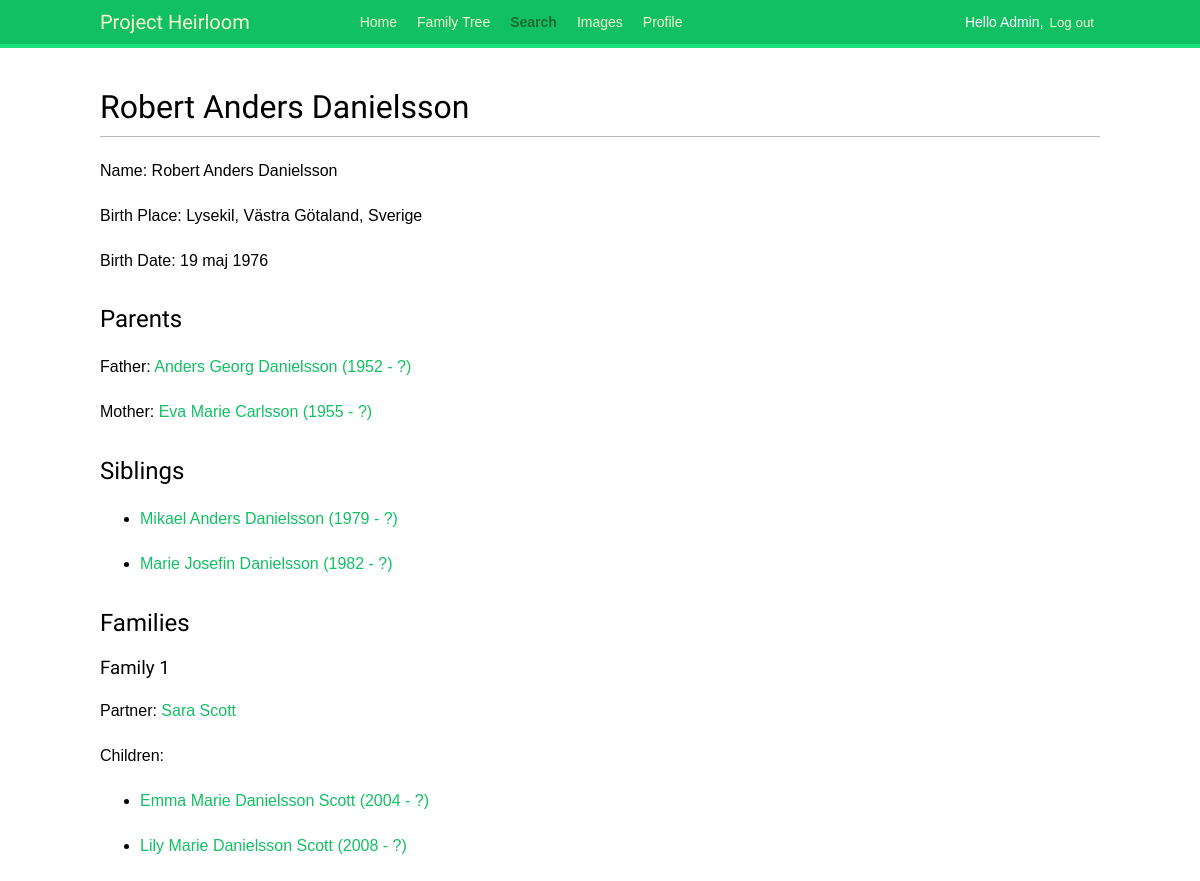
/genealogy/person/26783 (signed in), run on the app's committed database.
### genealogy/models.py (models this page shows)
class Individual(models.Model):
    SEX_CHOICES = (
        ("M", "Man"),
        ("F", "Kvinna"),
        ("U", "Unknown"),
    )
    indi_id = models.CharField(max_length=20, null=True, blank=True)
    tree = models.ForeignKey(Tree, on_delete=models.CASCADE)
    first_name = models.CharField(max_length=100, null=True, blank=True)
    last_name = models.CharField(max_length=100, null=True, blank=True)
    sex = models.CharField(max_length=10, choices=SEX_CHOICES, default="U")
    birth_date = models.CharField(max_length=100, null=True, blank=True)
    birth_place = models.CharField(max_length=100, null=True, blank=True)
    birth_year = models.PositiveSmallIntegerField(null=True, blank=True)
    death_date = models.CharField(max_length=100, null=True, blank=True)
    death_place = models.CharField(max_length=100, null=True, blank=True)
    death_cause = models.CharField(max_length=100, null=True, blank=True)
    death_year = models.PositiveSmallIntegerField(null=True, blank=True)
    alive = models.BooleanField(default=False)
    added = models.DateField(auto_now_add=True)
    last_updated = models.DateField(auto_now=True)
    class Meta:
        constraints = [
            models.UniqueConstraint(fields=['tree', 'indi_id'], name='Tree and INDI combination')
        ]
    def get_name_years(self):
        string = ""
        if self.first_name:
            string += self.first_name
        if self.last_name:
            string += f" {self.last_name}"
        if self.birth_year or self.death_year:
            if self.birth_year and self.death_year:
                string += f" ({self.birth_year} - {self.death_year})"
            elif self.birth_year:
                string += f" ({self.birth_year} - ?)"
            else:
                string += f" (? - {self.death_year})"
        return string
    def __str__(self):
        return f"{self.first_name} {self.last_name}"

class Child(models.Model):
    class Relation(models.TextChoices):
        ADOPTED = "A", _("Adopted")
        BIOLOGICAL = "B", ("Biological")
        FOSTER = 'F', _("Foster")
        UNKNOWN = 'U', _("Unknown")
    family = models.ForeignKey(
        Family,
        on_delete=models.CASCADE,
        null=True,
        blank=True
    )
    indi = models.ForeignKey(
        Individual,
        on_delete=models.CASCADE,
        null=True,
        blank=True
    )
    relation = models.CharField(
        choices=Relation,
        max_length=1,
        default=Relation.BIOLOGICAL
    )
    class Meta:
        constraints = [
            models.UniqueConstraint(fields=['family', 'indi'], name='Individual and family combination')
        ]
        verbose_name_plural = "Children"

### genealogy/views.py (the view)
# urls.py: path('person/<int:id>', views.person, name='person'),
@login_required
def person(request, id):
    try:
        this_person = Individual.objects.get(id=id)
    except Individual.DoesNotExist:
        raise Http404("Individual does not exist.")
    trees = Tree.objects.filter(user=request.user)
    if this_person.tree not in trees:
        raise Http404("Individual not found in any of your trees.")
    father = None
    mother = None
    siblings = None
    families = None
    children_objects = Child.objects.filter(indi=this_person)
    if children_objects:
        father = children_objects[0].family.husband
        mother = children_objects[0].family.wife
        siblings = Child.objects.filter(family=children_objects[0].family).exclude(id=children_objects[0].id)
    family_objects = Family.objects.filter(Q(husband=this_person) | Q(wife=this_person))
    if family_objects:
        families = []
        for f in family_objects:
            family = {
                'partner': None,
                'children': []
            }
            family['children'] = Child.objects.filter(family=f)
            if f.husband == this_person and f.wife:
                family['partner'] = f.wife
            if f.wife == this_person and f.husband:
                family['partner'] = f.husband
            families.append(family)
    return render(
        request,
        'genealogy/person.html',
        {
            'section': 'search',
            'person': this_person,
            'father': father,
            'mother': mother,
            'siblings': siblings,
            'families': families
        }
    )

### genealogy/templates/genealogy/person.html (shortened to what this page needs)
{% extends "base.html" %}
{% block content %}
    <h1>{{ person }}</h1>
    <p>Name: {{ person }}</p>
    {% if person.birth_place %}
        <p>Birth Place: {{ person.birth_place }}</p>
    {% endif %}
    {% if person.birth_date %}
        <p>Birth Date: {{ person.birth_date }}</p>
    {% endif %}
    <h2>Parents</h2>
    <p>Father: {% if father %}<a href="{% url 'person' father.id %}">{{ father.get_name_years }}</a>{% else %}-{% endif %}</p>
    <p>Mother: {% if mother %}<a href="{% url 'person' mother.id %}">{{ mother.get_name_years }}</a>{% else %}-{% endif %}</p>
    <h2>Siblings</h2>
    {% if siblings %}
        <ul>
        {% for sibling in siblings %}
            <li><p><a href="{% url 'person' sibling.indi.id %}">{{ sibling.indi.get_name_years }}</a></p></li>
        {% endfor %}
        </ul>
    {% else %}
        <p>No siblings</p>
    {% endif %}
    <h2>Families</h2>
    {% if families %}
        {% for family in families %}
            <h3>Family {{forloop.counter }}</h3>
            <p>Partner: {% if family.partner %}<a href="{% url 'person' family.partner.id %}">{{ family.partner.get_name_years }}</a>{% else %}-{% endif %}</p>
            {% if family.children %}
                <p>Children:</p>
                <ul>
                {% for child in family.children %}
                    <li><p><a href="{% url 'person' child.indi.id %}">{{ child.indi.get_name_years }}</a></p></li>
                {% endfor %}
                </ul>
            {% endif %}
        {% endfor %}
    {% endif %}
{% endblock content %}

### genealogy/templates/base.html (shortened to what this page needs)
{% load static %}
<!DOCTYPE html>
<html lang="en">
<head>
    <link rel="stylesheet" href="{% static "css/base.css" %}">
</head>
<body>
    <div id="header">
        <span class="logo">Project Heirloom</span>
        {% if request.user.is_authenticated %}
            <ul class="menu">
                <li {% if section == "home" %}class="selected"{% endif %}>
                    <a href="{% url "home" %}">Home</a>
                </li>
                <li {% if section == "family_tree" %}class="selected"{% endif %}>
                    <a href="{% url "family_tree" %}">Family Tree</a>
                </li>
                <li {% if section == "search" %}class="selected"{% endif %}>
                    <a href="{% url "search" %}">Search</a>
                </li>
                <li {% if section == "images" %}class="selected"{% endif %}>
                    <a href="{% url "images" %}">Images</a>
                </li>
                <li {% if section == "edit_profile" %}class="selected"{% endif %}>
                    <a href="{% url "edit_profile" %}">Profile</a>
                </li>
            </ul>
        {% endif %}
        <span class="user">
            {% if request.user.is_authenticated %}
                Hello {{ request.user.first_name|default:request.user.username}},
                <form action="{% url "logout" %}" method="post">
                    <button type="submit">Log out</button>
                </form>
            {% else %}
                <a href="{% url "login" %}">Log in</a>
            {% endif %}
        </span>
    </div>
    <div id="content">
        {% block content %}
        {% endblock %}
    </div>
</body>
</html>

### genealogy/static/css/base.css (style rules this page uses)
body { margin:0; padding:0; font-family:helvetica, sans-serif; }
p { line-height: 1.8; }
a { color:#12c064; text-decoration:none; }
h1, h2, h3, h4, h5 , h6 { font-family: 'Muli', sans-serif; font-weight:normal; }
h1 { border-bottom:1px solid #bbb; padding:0 0 10px 0; margin:10px 0 20px 0; }
h2 { margin:30px 0 20px; }
#header { padding:10px 100px; font-size:14px; background:#12c064; color:#fff; border-bottom:4px solid #1cdf78; overflow:auto; }
#header .logo { font-family: 'Muli', sans-serif; float:left; color:#f3f7cc; font-size:20px; margin-right:10%; }
#header ul.menu { list-style:none; float:left; margin:0; padding:0; }
#header ul.menu li { float:left; padding:4px 10px; }
#header ul.menu li.selected a, #header ul.menu li.selected a:hover { color:#1b6d32; font-weight:bold; }
#header a { color:#f3f7cc; }
#header .user { float:right; padding-top:4px; }
#header .user form { display:inline; float:right; }
#header .user button { background:none; color:#f3f7cc; border:none; cursor:pointer; float:left; display:inline; }
#content { padding:30px 100px; }
form { overflow:auto; }

### data on the page
Individual: first_name+last_name "Robert Anders Danielsson", birth_place "Lysekil, Västra Götaland, Sverige", birth_date "19 maj 1976"
Individual: get_name_years "Anders Georg Danielsson (1952 - ?)"
Individual: get_name_years "Eva Marie Carlsson (1955 - ?)"
Child: indi.get_name_years "Mikael Anders Danielsson (1979 - ?)"
Child: indi.get_name_years "Marie Josefin Danielsson (1982 - ?)"
Individual: partner.get_name_years "Sara Scott"
Child: indi.get_name_years "Emma Marie Danielsson Scott (2004 - ?)"
Child: indi.get_name_years "Lily Marie Danielsson Scott (2008 - ?)"

### other printed values
{{ request.user.first_name|default:request.user.username }} "Admin"
